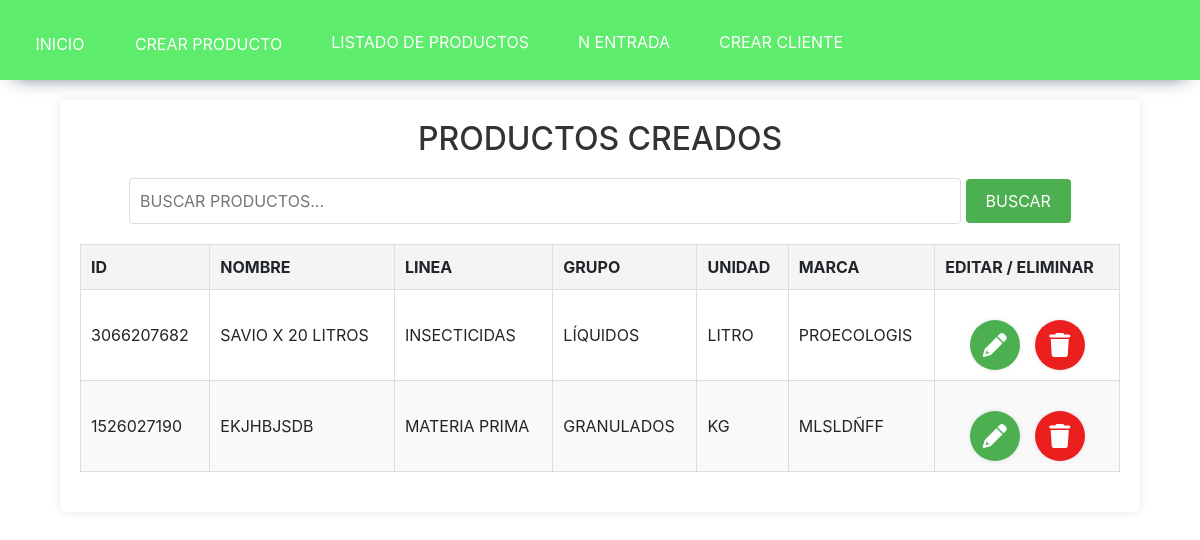
Page /productos_listado/ on the earlier database version.
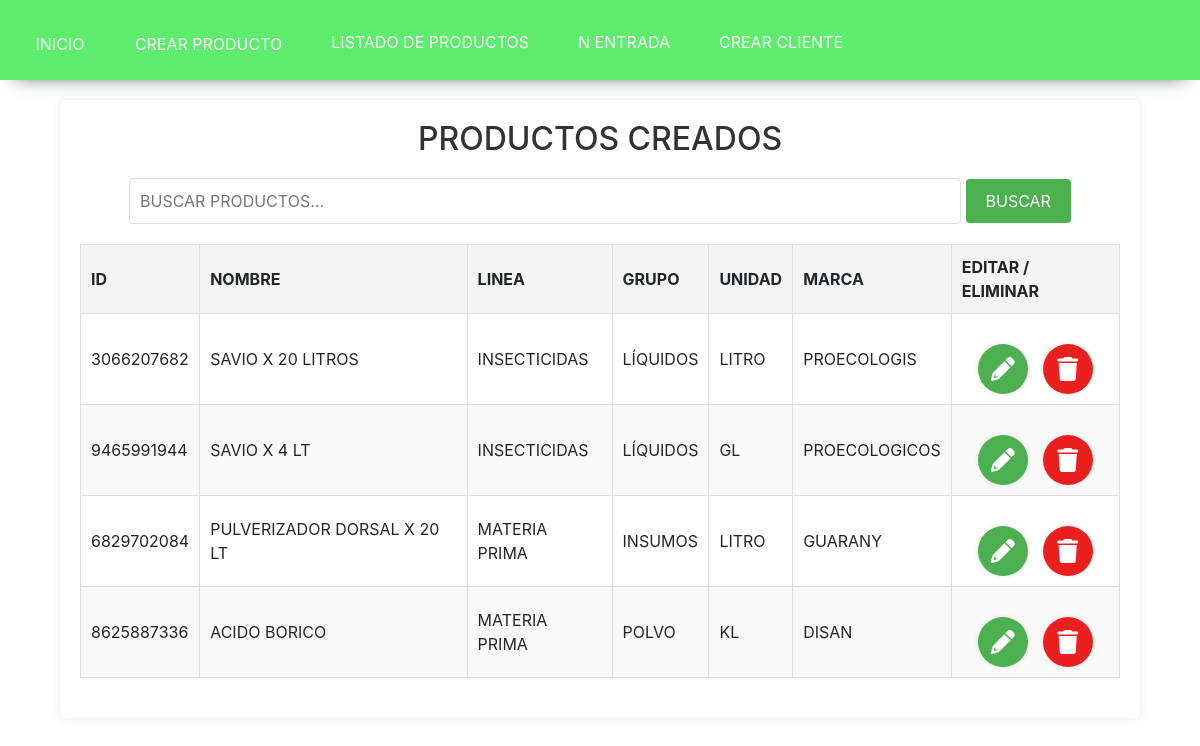
Same page on the later database version.
### APP_PM/models.py (models this page shows, shortened)
class Crear_producto(models.Model):
    LINEA_OPCIONES = [
        ('insecticidas', 'Insecticidas'),
        ('fertilizantes', 'Fertilizantes'),
        ('materia prima', 'Materia Prima'),
        ('insumos', 'Insumos'),
        ('coayudantes', 'Coayudantes'),
        ('gravados', 'Gravados'),
        ('bioinsumos', 'Bioinsumos'),
        ('fungicidas', 'Fungicidas'),
        ('maquila', 'Maquila'),
        ('herbicidas', 'Herbicidas'),
    ]
    GRUPO_OPCIONES = [
        ('Orgánicos', 'Orgánicos'),
        ('Granulados', 'Granulados'),
        ('Líquidos', 'Líquidos'),
        ('Polvo', 'Polvo'),
        ('Materia Prima', 'Materia Prima'),
        ('Insumos', 'Insumos'),
    ]
    UNIDAD_OPCIONES = [
        ('KL', 'Kilo'),
        ('KG', 'Kilogramos'),
        ('Litro', 'Litro'),
        ('GL', 'Galones'),
        ('MIL', 'Milímetros'),
        ('C.C', 'Centímetros Cúbicos'),
    ]
    id_producto = models.CharField(max_length=10, unique=True, editable=False, blank=True)
    nombre_producto = models.CharField(max_length=100)
    linea = models.CharField(max_length=100, choices=LINEA_OPCIONES)  # Valor por defecto
    grupo = models.CharField(max_length=100, choices=GRUPO_OPCIONES)
    unidad = models.CharField(max_length=100, choices=UNIDAD_OPCIONES)
    marca = models.CharField(max_length=100)

### APP_PM/views.py (the view)
# urls.py: path('productos_listado/', views.productos_listado, name='productos_listado'),
def productos_listado(request):
    query = request.GET.get('q')
    if query:
        productos = Crear_producto.objects.filter(nombre_producto__icontains=query)
    else:
        productos = Crear_producto.objects.all()
    return render(request, 'Productos/productos_listado.html', {'productos': productos})

### APP_PM/templates/Productos/productos_listado.html (shortened to what this page needs)
<!DOCTYPE html>
<html lang="es">
<head>
    <link rel="stylesheet" href="https://cdnjs.cloudflare.com/ajax/libs/font-awesome/6.0.0-beta3/css/all.min.css">
    {% extends 'Home/home.html' %}
    {% block content %}
</head>
<body>
    <div class="container">
        <h2>Productos Creados</h2>
        <div class="search-bar">
            <form method="GET" action="{% url 'productos_listado' %}">
                <input type="text" name="q" placeholder="Buscar productos..." value="{{ request.GET.q }}">
                <button type="submit">Buscar</button>
            </form>
        </div>
        <table>
            <thead>
                <tr>
                    <th>ID</th>
                    <th>Nombre</th>
                    <th>Linea</th>
                    <th>Grupo</th>
                    <th>Unidad</th>
                    <th>Marca</th>
                    <th>Editar / Eliminar</th>
                </tr>
            </thead>
            <tbody>
                {% for producto in productos %}
                <tr>
                    <td>{{ producto.id_producto }}</td>
                    <td>{{ producto.nombre_producto }}</td>
                    <td>{{ producto.linea }}</td>
                    <td>{{ producto.grupo }}</td>
                    <td>{{ producto.unidad }}</td>
                    <td>{{ producto.marca }}</td>
                    <td>
                        <div class="button-container">
                            <a href="{% url 'editar_producto' producto.id_producto %}" class="green"><i class="fa fa-pencil"></i></a>
                            <a href="{% url 'eliminar_producto' producto.id_producto %}" onclick="event.preventDefault(); confirmarEliminacion(this.href);" class="red"><i class="fa fa-trash"></i></a>
                        </div>
                    </td>
                </tr>
                {% empty %}
                <tr>
                    <td colspan="6">No hay productos que coincidan con la búsqueda.</td>
                </tr>
                {% endfor %}
            </tbody>
        </table>
    </div>
</body>
</html>
{% endblock %}

Differences in the rows shown:
removed Crear_producto: id_producto "1526027190", nombre_producto "EKJHBJSDB", linea "MATERIA PRIMA", grupo "GRANULADOS", unidad "KG", marca "MLSLDÑFF"
added Crear_producto: id_producto "9465991944", nombre_producto "SAVIO X 4 LT", linea "INSECTICIDAS", grupo "LÍQUIDOS", unidad "GL", marca "PROECOLOGICOS"
added Crear_producto: id_producto "6829702084", nombre_producto "PULVERIZADOR DORSAL X 20 LT", linea "MATERIA PRIMA", grupo "INSUMOS", unidad "LITRO", marca "GUARANY"
added Crear_producto: id_producto "8625887336", nombre_producto "ACIDO BORICO", linea "MATERIA PRIMA", grupo "POLVO", unidad "KL", marca "DISAN"
